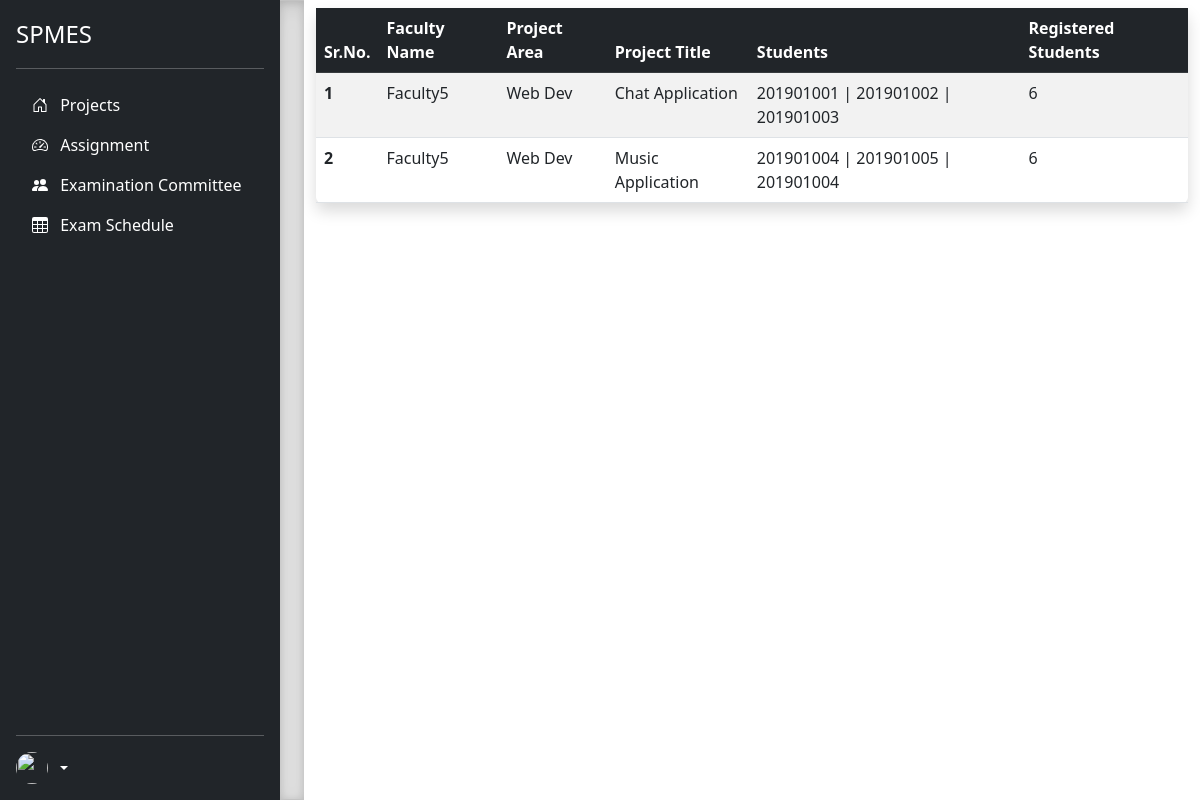
The app's page /home/1/ with its own data.
### accounts/models.py (models this page shows, shortened)
class grp(models.Model):
    sub_project_id = models.ForeignKey(sub_project,on_delete=models.CASCADE)
    student_id = models.CharField(max_length=100)
    group_title = models.CharField(max_length=250)

class sub_project(models.Model):
    parent_project = models.ForeignKey(project,on_delete=models.CASCADE)
    related_faculty = models.ForeignKey(faculty,on_delete=models.CASCADE)
    registred_student = models.ManyToManyField(student,related_name='registred_project',blank=True)
    sub_project_area = models.CharField(max_length=200)
    sub_project_topic = models.CharField(max_length=200)
    sub_project_pdf = models.FileField(upload_to='sub_project/',blank=True)
    max_cap = models.IntegerField()

class faculty(models.Model):
    user = models.OneToOneField(user,on_delete=models.CASCADE,primary_key=True)
    name = models.CharField(max_length=100)
    is_exminer = models.BooleanField(default=False)
    is_program_cordinator = models.BooleanField(default=False)
    def __str__(self):
        return self.name

### accounts/pgc/pgc_view.py (the view)
# urls.py: path("home/<int:p_id>/", pgc_view.project_details, name="project_name"),
def project_details(request, p_id):
    proj = project.objects.get(id = p_id)
    sub_proj = sub_project.objects.filter(parent_project = proj)
    lists = []
    for sub_obj in sub_proj:
        lists += list(sub_obj.grp_set.all())
    context = {'group_list' : lists, 'p_id' : p_id}
    return render(request, "pgc/project_details.html", context)

### templates/pgc/project_details.html
{% extends 'pgc.html' %}
{% block body %}
<table class="table table-striped shadow rounded my-2">
  <thead class = "table-dark">
      <tr>
        <th scope="col">Sr.No.</th>
        <th scope="col">Faculty Name</th>
        <th scope="col">Project Area</th>
        <th scope="col">Project Title</th>
        <th scope="col">Students</th>
        <th scope="col">Registered Students</th>
      </tr>
    </thead>
    <tbody>
        {% for group in group_list %}
      <tr>
        <th scope="row">{{forloop.counter}}</th>
        <td> {{group.sub_project_id.related_faculty}} </td>
        <td> {{group.sub_project_id.sub_project_area}} </td>
        <td> {{group.group_title}}</td>
        <td> {{group.student_id}} </td>
        <td> {{group.sub_project_id.registred_student.count}} </td>
      </tr>
      {% endfor %}
    </tbody>
  </table>
{% endblock body %}

### records on screen
grp: sub_project_id.related_faculty "Faculty5", sub_project_id.sub_project_area "Web Dev", group_title "Chat Application", student_id "201901001 | 201901002 | 201901003", sub_project_id.registred_student.count "6"
grp: sub_project_id.related_faculty "Faculty5", sub_project_id.sub_project_area "Web Dev", group_title "Music Application", student_id "201901004 | 201901005 | 201901004", sub_project_id.registred_student.count "6"
